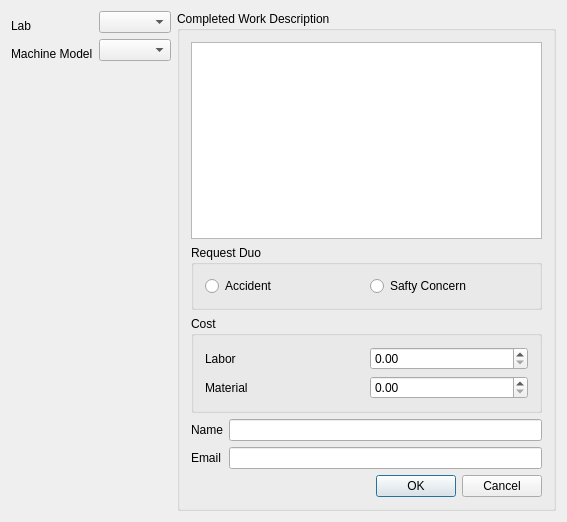
<?xml version="1.0" encoding="UTF-8"?>
<ui version="4.0">
 <class>CWF</class>
 <widget class="QDialog" name="CWF">
  <property name="geometry">
   <rect>
    <x>0</x>
    <y>0</y>
    <width>567</width>
    <height>522</height>
   </rect>
  </property>
  <property name="windowTitle">
   <string>Completed Work Form</string>
  </property>
  <layout class="QGridLayout" name="gridLayout_2">
   <item row="0" column="0">
    <layout class="QGridLayout" name="gridLayout">
     <item row="0" column="0" rowspan="2">
      <widget class="QLabel" name="label">
       <property name="maximumSize">
        <size>
         <width>150</width>
         <height>16777215</height>
        </size>
       </property>
       <property name="text">
        <string>Lab</string>
       </property>
      </widget>
     </item>
     <item row="0" column="1">
      <widget class="QComboBox" name="comboBox_lab"/>
     </item>
     <item row="1" column="1" rowspan="2">
      <widget class="QComboBox" name="comboBox_Machine">
       <property name="maximumSize">
        <size>
         <width>200</width>
         <height>16777215</height>
        </size>
       </property>
      </widget>
     </item>
     <item row="2" column="0">
      <widget class="QLabel" name="label_2">
       <property name="text">
        <string>Machine Model</string>
       </property>
      </widget>
     </item>
    </layout>
   </item>
   <item row="0" column="1" rowspan="2">
    <widget class="QGroupBox" name="groupBox">
     <property name="title">
      <string>Completed Work Description</string>
     </property>
     <layout class="QVBoxLayout" name="verticalLayout_5">
      <item>
       <widget class="QTextEdit" name="textEdit"/>
      </item>
      <item>
       <widget class="QGroupBox" name="groupBox_2">
        <property name="title">
         <string>Request Duo </string>
        </property>
        <layout class="QHBoxLayout" name="horizontalLayout">
         <item>
          <widget class="QRadioButton" name="radioButton">
           <property name="text">
            <string>Accident</string>
           </property>
          </widget>
         </item>
         <item>
          <widget class="QRadioButton" name="radioButton_2">
           <property name="text">
            <string>Safty Concern</string>
           </property>
          </widget>
         </item>
        </layout>
       </widget>
      </item>
      <item>
       <widget class="QGroupBox" name="groupBox_3">
        <property name="title">
         <string>Cost</string>
        </property>
        <layout class="QHBoxLayout" name="horizontalLayout_3">
         <item>
          <layout class="QVBoxLayout" name="verticalLayout_4">
           <item>
            <widget class="QLabel" name="label_5">
             <property name="text">
              <string>Labor</string>
             </property>
            </widget>
           </item>
           <item>
            <widget class="QLabel" name="label_6">
             <property name="text">
              <string>Material</string>
             </property>
            </widget>
           </item>
          </layout>
         </item>
         <item>
          <layout class="QVBoxLayout" name="verticalLayout_3">
           <item>
            <widget class="QDoubleSpinBox" name="doubleSpinBox_labor"/>
           </item>
           <item>
            <widget class="QDoubleSpinBox" name="doubleSpinBox_Material"/>
           </item>
          </layout>
         </item>
        </layout>
       </widget>
      </item>
      <item>
       <layout class="QHBoxLayout" name="horizontalLayout_2">
        <item>
         <layout class="QVBoxLayout" name="verticalLayout_2">
          <item>
           <widget class="QLabel" name="label_3">
            <property name="text">
             <string>Name</string>
            </property>
           </widget>
          </item>
          <item>
           <widget class="QLabel" name="label_4">
            <property name="text">
             <string>Email</string>
            </property>
           </widget>
          </item>
         </layout>
        </item>
        <item>
         <layout class="QVBoxLayout" name="verticalLayout">
          <item>
           <widget class="QLineEdit" name="lineEdit"/>
          </item>
          <item>
           <widget class="QLineEdit" name="lineEdit_2"/>
          </item>
         </layout>
        </item>
       </layout>
      </item>
      <item>
       <widget class="QDialogButtonBox" name="buttonBox">
        <property name="standardButtons">
         <set>QDialogButtonBox::Cancel|QDialogButtonBox::Ok</set>
        </property>
       </widget>
      </item>
     </layout>
    </widget>
   </item>
   <item row="1" column="0">
    <spacer name="verticalSpacer">
     <property name="orientation">
      <enum>Qt::Vertical</enum>
     </property>
     <property name="sizeHint" stdset="0">
      <size>
       <width>20</width>
       <height>447</height>
      </size>
     </property>
    </spacer>
   </item>
  </layout>
 </widget>
 <layoutdefault spacing="6" margin="11"/>
 <resources/>
 <connections>
  <connection>
   <sender>buttonBox</sender>
   <signal>accepted()</signal>
   <receiver>CWF</receiver>
   <slot>accept()</slot>
   <hints>
    <hint type="sourcelabel">
     <x>468</x>
     <y>490</y>
    </hint>
    <hint type="destinationlabel">
     <x>47</x>
     <y>452</y>
    </hint>
   </hints>
  </connection>
  <connection>
   <sender>buttonBox</sender>
   <signal>rejected()</signal>
   <receiver>CWF</receiver>
   <slot>reject()</slot>
   <hints>
    <hint type="sourcelabel">
     <x>379</x>
     <y>492</y>
    </hint>
    <hint type="destinationlabel">
     <x>77</x>
     <y>473</y>
    </hint>
   </hints>
  </connection>
 </connections>
</ui>
